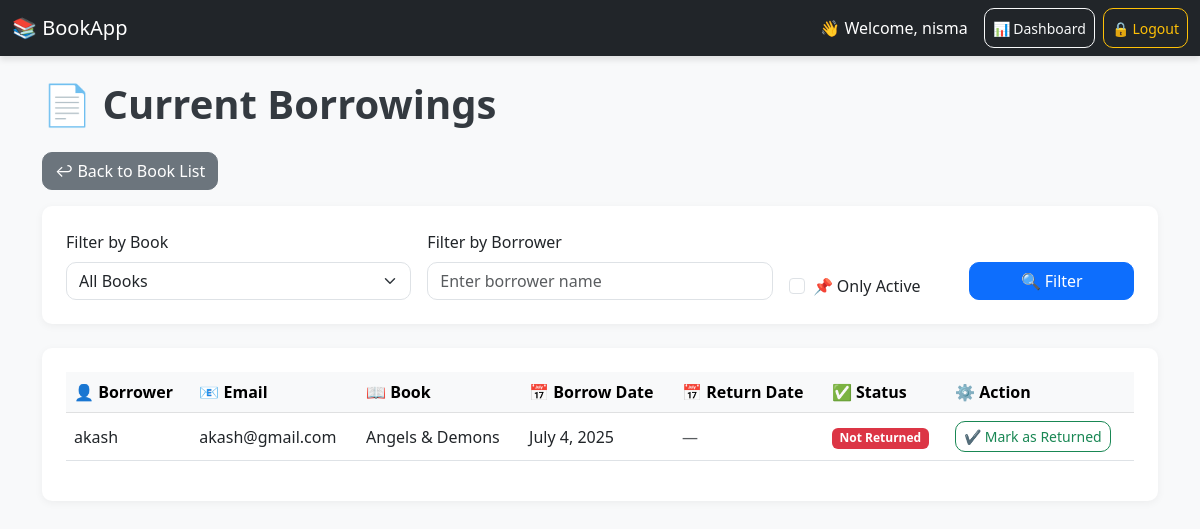
Page /app/borrowings/ (signed in) on the committed database.
### app/models.py (models this page shows, shortened)
class Borrower(models.Model):
    name = models.CharField(max_length=100)
    email = models.EmailField()
    book = models.ForeignKey('Book', on_delete=models.CASCADE)
    borrow_date = models.DateField(default=timezone.now)
    return_date = models.DateField(null=True, blank=True)

class Book(models.Model):
    GENRE_CHOICES = [
        ('Fiction', 'Fiction'),
        ('Non-Fiction', 'Non-Fiction'),
        ('Sci-Fi', 'Science Fiction'),
        ('Mystery', 'Mystery'),
        ('Romance', 'Romance'),
        ('Biography', 'Biography'),
    ]
    title = models.CharField(max_length=200)
    published_year = models.IntegerField()
    genre = models.CharField(max_length=50, choices=GENRE_CHOICES)
    author = models.ForeignKey(Author, on_delete=models.CASCADE, related_name='books')
    available = models.BooleanField(default=True)  # ✅ This line is mandatory

### app/views.py (the view)
# urls.py: path('borrowings/', views.borrower_list, name='borrower_list'),
@user_passes_test(is_librarian)
def borrower_list(request):
    borrowers = Borrower.objects.all()
    book_id = request.GET.get('book')
    borrower_name = request.GET.get('name')
    only_active = request.GET.get('active')
    if book_id:
        borrowers = borrowers.filter(book_id=book_id)
    if borrower_name:
        borrowers = borrowers.filter(name__icontains=borrower_name)
    if only_active:
        borrowers = borrowers.filter(return_date__isnull=True)
    books = Book.objects.all()
    return render(request, 'borrow_list.html', {
        'borrowers': borrowers,
        'books': books
    })

### app/views.py (called while the page is built)
def is_librarian(user):
    return user.groups.filter(name='Librarian').exists()

### app/templates/borrow_list.html (shortened to what this page needs)
{% extends 'base.html' %}
{% block content %}
<h1 class="mb-4">📄 Current Borrowings</h1>
<a href="{% url 'book_list' %}" class="btn btn-secondary mb-3">↩ Back to Book List</a>
<div class="card p-4 mb-4">
  <form method="get" class="row g-3">
    <div class="col-md-4">
      <label for="book" class="form-label">Filter by Book</label>
      <select name="book" id="book" class="form-select">
        <option value="">All Books</option>
      </select>
    </div>
    <div class="col-md-4">
      <label for="name" class="form-label">Filter by Borrower</label>
      <input type="text" name="name" id="name" class="form-control"
             value="{{ request.GET.name }}" placeholder="Enter borrower name">
    </div>
    <div class="col-md-2 d-flex align-items-end">
      <div class="form-check">
        <input class="form-check-input" type="checkbox" name="active" value="1" id="active"
               {% if request.GET.active %}checked{% endif %}>
        <label class="form-check-label" for="active">📌 Only Active</label>
      </div>
    </div>
    <div class="col-md-2 d-flex align-items-end">
      <button type="submit" class="btn btn-primary w-100">🔍 Filter</button>
    </div>
  </form>
</div>
<div class="card p-4">
  <table class="table table-hover align-middle">
    <thead class="table-light">
      <tr>
        <th>👤 Borrower</th>
        <th>📧 Email</th>
        <th>📖 Book</th>
        <th>📅 Borrow Date</th>
        <th>📅 Return Date</th>
        <th>✅ Status</th>
        <th>⚙️ Action</th>
      </tr>
    </thead>
    <tbody>
      {% for b in borrowers %}
      <tr>
        <td>{{ b.name }}</td>
        <td>{{ b.email }}</td>
        <td>{{ b.book.title }}</td>
        <td>{{ b.borrow_date }}</td>
        <td>
          {% if b.return_date %}
            {{ b.return_date }}
          {% else %}
            <span class="text-muted">—</span>
          {% endif %}
        </td>
        <td>
          {% if b.return_date %}
            <span class="badge bg-success">Returned</span>
          {% else %}
            <span class="badge bg-danger">Not Returned</span>
          {% endif %}
        </td>
        <td>
          {% if not b.return_date %}
            <a href="{% url 'mark_returned' b.id %}" class="btn btn-sm btn-outline-success">✔️ Mark as Returned</a>
          {% else %}
            <span class="text-muted">—</span>
          {% endif %}
        </td>
      </tr>
      {% empty %}
      <tr>
        <td colspan="7" class="text-center text-muted">😕 No borrowings found.</td>
      </tr>
      {% endfor %}
    </tbody>
  </table>
</div>
{% endblock %}

### app/templates/base.html (shortened to what this page needs)
<!DOCTYPE html>
<html lang="en">
<head>
  <link href="https://cdn.jsdelivr.net/npm/bootstrap@5.3.0/dist/css/bootstrap.min.css" rel="stylesheet">
</head>
<body>
  <nav class="navbar navbar-expand-lg navbar-dark bg-dark mb-4">
    <div class="container-fluid">
      <a class="navbar-brand" href="{% url 'book_list' %}">📚 BookApp</a>
      <div class="d-flex ms-auto">
        {% if user.is_authenticated %}
          <span class="navbar-text text-white me-3">
            👋 Welcome, {{ user.username }}
          </span>
          {% if user.groups.all.0.name == "Librarian" %}
            <a href="{% url 'dashboard' %}" class="btn btn-outline-light btn-sm me-2 d-flex align-items-center justify-content-center">
              📊 Dashboard
            </a>
          {% endif %}
          <a href="{% url 'logout' %}" class="btn btn-outline-warning btn-sm d-flex align-items-center justify-content-center">
            🔒 Logout
          </a>
        {% else %}
          <a href="{% url 'login' %}" class="btn btn-outline-light btn-sm">Login</a>
        {% endif %}
      </div>
    </div>
  </nav>
  <div class="container">
    {% block content %}{% endblock %}
  </div>
</body>
</html>

### app/templates/base.html (style rules this page uses)
body { background: #f8f9fa; }
.navbar { box-shadow: 0 4px 6px rgba(0, 0, 0, 0.1); }
h1 { font-weight: bold; color: #343a40; }
.card { box-shadow: 0 2px 8px rgba(0, 0, 0, 0.05); border: none; border-radius: 10px; }
.form-select, .form-control { border-radius: 10px; }
.btn { border-radius: 10px; }

### rows in the picture
Borrower: name "akash", email "akash@gmail.com", book "Angels & Demons", borrow_date "July 4, 2025", shows "Not Returned", shows "✔️ Mark as Returned"

### other values in the picture
{{ user.username }} "nisma"
